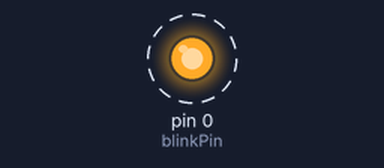
A sketch run on a simulated Arduino Uno, built with avr-gcc and run on an emulated ATmega328P. Parts: output pins drawn as LEDs (lit = HIGH). Dashed ring = blinking.

Above: at 0.05 s.
Timing chart, 0 to 3.0 s (numbered marks = the images above):
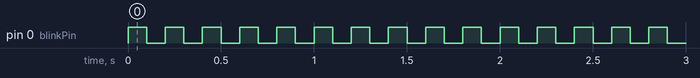

The sketch:

attiny_blink.ino
```cpp
// Blinks an LED connected to pin 0

int blinkPin = 0;

void setup()
{
   pinMode(blinkPin, OUTPUT);
}

void loop()
{
    digitalWrite(blinkPin, HIGH);
    delay(100);
    digitalWrite(blinkPin, LOW);
    delay(100);
}
```

Measured:
- by itself, pin 0 (blinkPin): alternates HIGH for 0.10 s and LOW for 0.10 s
